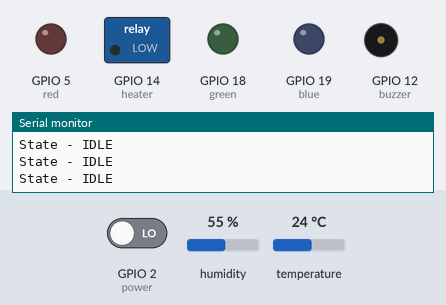
The sketch below on a simulated ESP32. Shown: switched loads named in the sketch (green lamp = pin HIGH), output pins drawn as LEDs (lit = HIGH), buzzer (waves = sounding, pin HIGH), the last lines printed to the serial monitor. The test bench sets the inputs (shaded band); at power-on: GPIO 2 (power) LOW, humidity 55 %, temperature 24 °C.

Above: at 2.8 s.
2.9 s: GPIO 2 (power) driven HIGH
At 3.3 s:
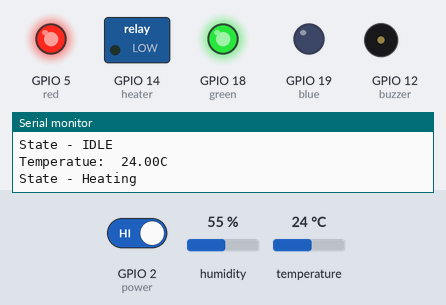
4.5 s: GPIO 2 (power) driven LOW
At 6.2 s:
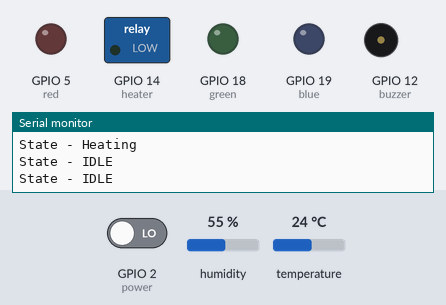
Timing chart, 0 to 7.7 s (numbered marks = the images above; inputs shaded):
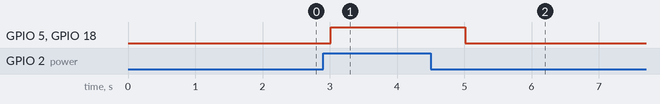

The sketch:

sketch.ino
```cpp
// This project implements the simulation of the reading a DHT sensor using an ESP32
// The source code is available on my git repo at : https://github.com/Bamamou/DHT11_ESP32.git
// the only difference is the sensor, Here; we use a DHT11 while in Platform io we use a DHT22
#include <DHT.h>
// Set up the DHT sensor
DHT dht(4, DHT22);
float temperature ;
float  humidity;
int power;

void setup() {
  // put your setup code here, to run once:
  Serial.begin(9600);
  pinMode(5, OUTPUT); // red
  pinMode(18, OUTPUT); // green
  pinMode(19, OUTPUT); //blue
  pinMode(2, INPUT); // power
  pinMode(14, OUTPUT); // heater
  pinMode(12, OUTPUT); // buzzer
}

void setColor(int redValue, int greenValue,  int blueValue) {
  analogWrite(5, redValue);
  analogWrite(18,  greenValue);
  analogWrite(19, blueValue);
}

void loop() {
  // put your main code here, to run repeatedly:
  temperature  = dht.readTemperature(false);
  humidity     = dht.readHumidity();
  // Print the values of temperature in Celsus

  power = digitalRead(2);
  if(power == 0){
    setColor(0,0,0);
    Serial.println("State - IDLE");
  }
  if(power == 1){
    setColor(255,255,255);
    Serial.print("Temperatue:\t");
    Serial.print(dht.readTemperature(false));
    Serial.println("C");
    if(temperature<=18.00||temperature<78){   //Heating
      setColor(255,255,0);
      digitalWrite(14,LOW);
      Serial.println("State - Heating");
    }
    if(temperature>78.00){  //Overheating
      setColor(255,0,0);
      tone(12, 262, 250);
      digitalWrite(14,HIGH);
      Serial.println("State - Overheating");

    }
    if(temperature>=70.00 && temperature<75){  //Stablizing
      setColor(0,0,255);
      digitalWrite(14,LOW);
      Serial.println("State - Stablizing");
    }
    if(temperature>75 && temperature<78){  //Target Reached
      setColor(0,255,0);
      digitalWrite(14,HIGH);
      Serial.println("State - Target Reached");
    }
  }

  delay(1000); // this speeds up the simulation
}
```

Measured:
- after the input at 2.9 s, GPIO 5 (red), GPIO 18 (green): LOW → HIGH after 0.11 s
- after the input at 4.5 s, GPIO 5 (red), GPIO 18 (green): HIGH → LOW after 0.52 s
